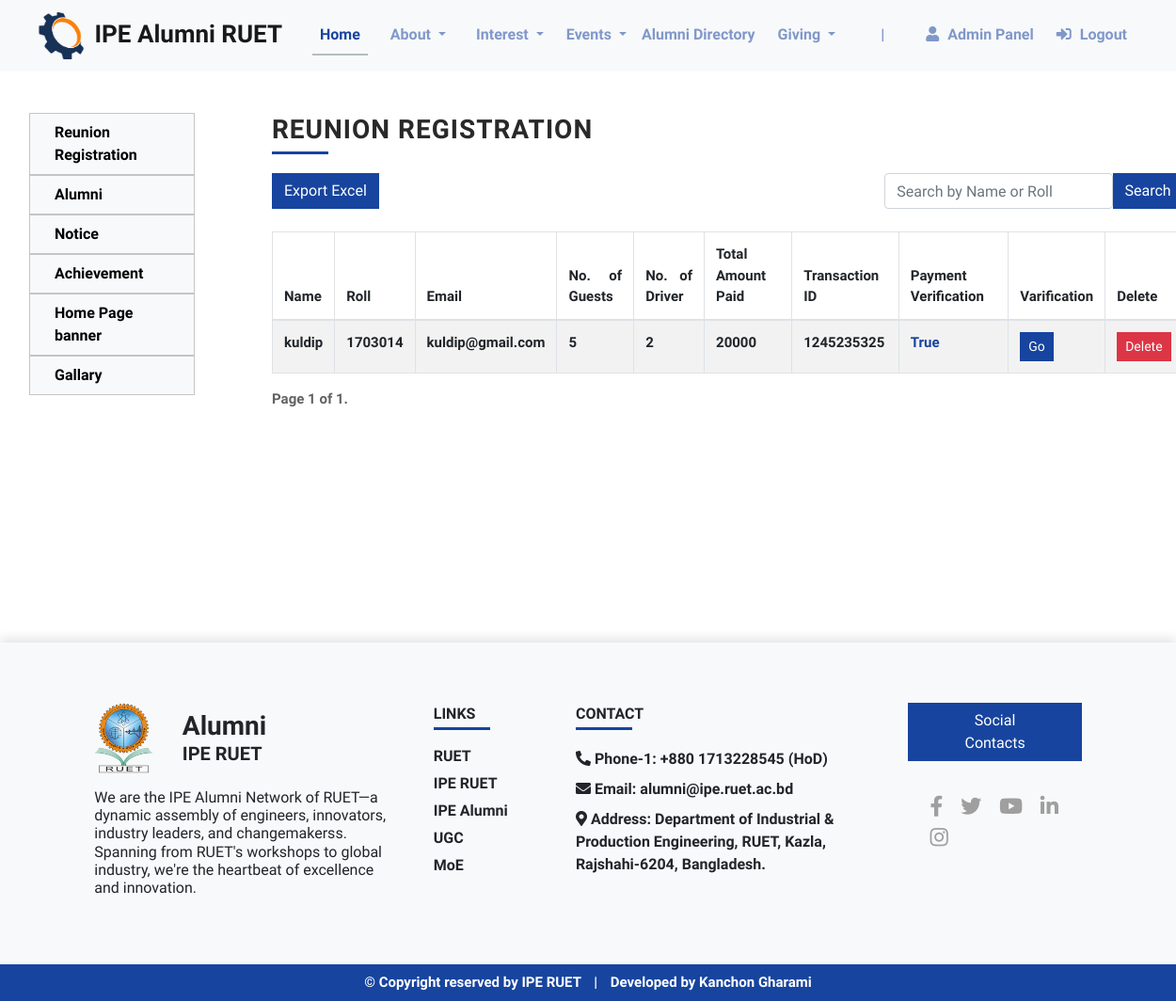
Before: /admin_dashboard/ (signed in) with the older database file.
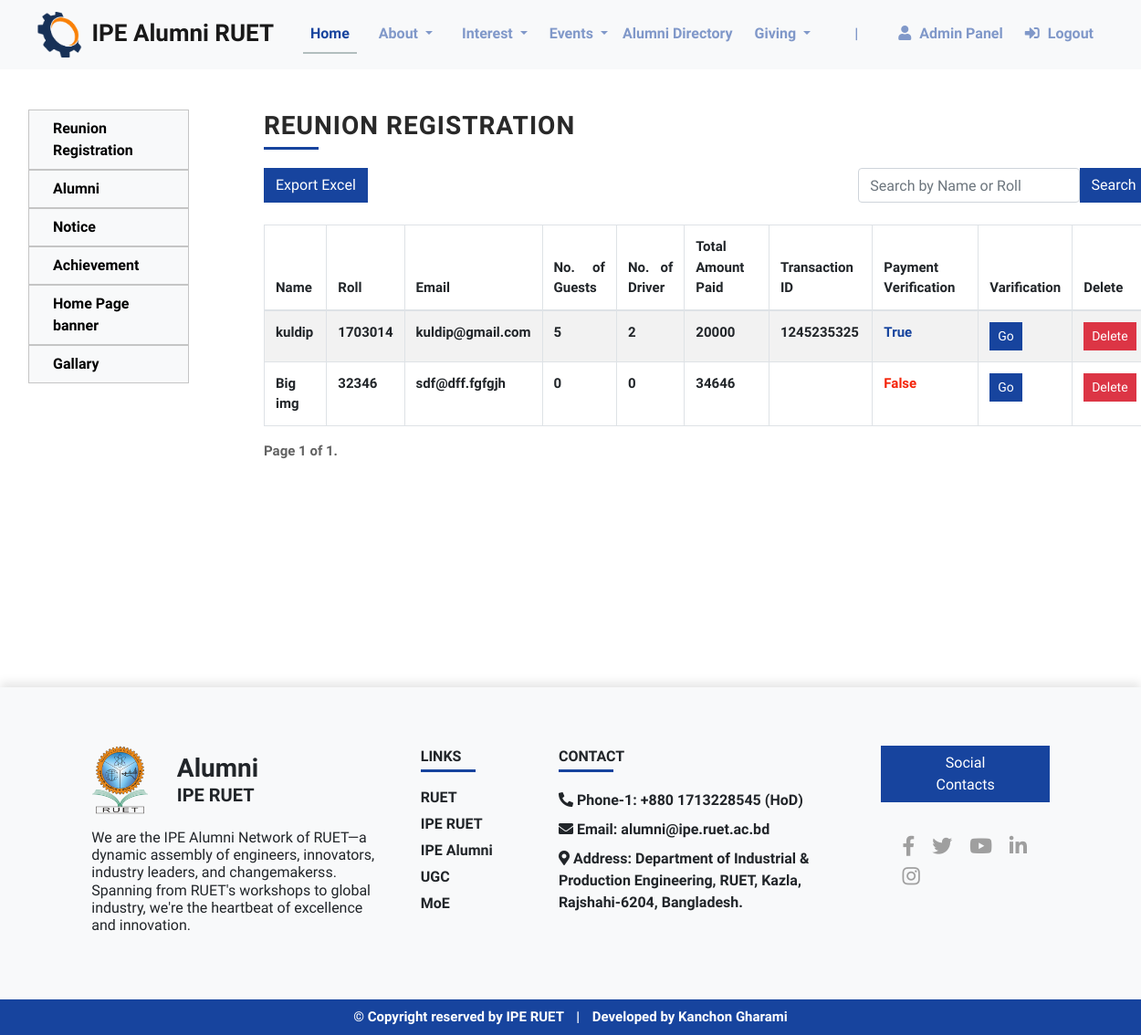
After: the same page with the newer database file.
### app/models.py (models this page shows, shortened)
class ReunionRegistration(models.Model):
    phone_regex = RegexValidator(
        regex=r'^\+?([0-9]{1,3})?[-. ]?([0-9]{1,4})[-. ]?([0-9]{1,4})[-. ]?([0-9]{1,9})$',
        message="Enter a valid international phone number."
    )
    name = models.CharField(max_length=255, null=False, blank=False)
    email = models.EmailField(_('email address'), unique=True, blank=False, null=False)
    roll_number = models.IntegerField(
        null=False, blank=False, unique=True,
        validators=[MinValueValidator(0), MaxValueValidator(9999999)]
    )
    number_of_guests = models.IntegerField(
        null=True, blank=True, default=0,
        validators=[MinValueValidator(0), MaxValueValidator(9)]
    )
    driver = models.IntegerField(
        null=True, blank=True, default=0,
        validators=[MinValueValidator(0), MaxValueValidator(3)]
    )
    total_amount_paid = models.IntegerField(null=False, blank=False)
    upload_payment_slip = models.ImageField(upload_to='payment_slips/', null=True, blank=True)
    is_payment_varified = models.BooleanField(default=False)
    transaction_id = models.CharField(max_length=100, null=True, blank=True)
    phone_no = models.CharField(
        validators=[phone_regex],
        max_length=18,
        null=True, blank=True
    )

### app/decorators.py (the view)
    def _wrapped_view(request, *args, **kwargs):
        if request.user.is_authenticated:
            if request.user.is_admin:
                return view_func(request, *args, **kwargs)
            else:
                return HttpResponseForbidden("You don't have permission to access this page.")
        else:
            return HttpResponseForbidden("You are not authenticated.")

### app/views.py (called while the page is built, shortened)
@user_is_admin
def admin_dashboard(request):
    search_query = request.GET.get('search', '')
    if search_query:
        reunion_registrations = ReunionRegistration.objects.filter(
            Q(name__icontains=search_query) |
            Q(roll_number__icontains=search_query)
        )
    else:
        reunion_registrations = ReunionRegistration.objects.all()
    paginator = Paginator(reunion_registrations, 10) # Show 10 entries per page
    page_number = request.GET.get('page')
    page_obj = paginator.get_page(page_number)
    context = {
        'page_obj': page_obj,
        'search_query': search_query,
    }
    return render(request, 'admin_dashboard.html', context)

### templates/admin_dashboard.html (shortened to what this page needs)
<!DOCTYPE html>
{% extends 'base.html' %}
{% load static %}
{% block content %}
<div class="container-fluid my-5">
    <div class="row m-0">
      <nav id="sidebarNav" class="col-md-3 col-lg-2 d-md-block sidebar collapse position-fixed custom-sidebar p-0 px-3">
        {% include "admin_sidepannel.html" %}
      </nav>
      <div class="col-md-9 ms-sm-auto col-lg-10 px-md-4 sidebar_show_content">
        <div id="reunion_registration">
            <p class="my_title mb-4">
                <span class="underline_span_left">Reunion Registration</span>
            </p>
            <form method="get" class="mt-4">
              <div class="form-group row m-0 my-3">
                <a href="{% url 'app:export_excel' %}" class="btn btn-primary btn-blue my-2">Export Excel</a>
                <input type="text" class="form-control col-xl-3 ml-auto my-2" name="search" value="{{ search_query }}" placeholder="Search by Name or Roll">
                <button type="submit" class="btn btn-primary btn-blue" style="height: 38px; margin-top: 8px;">Search</button>
              </div>
            </form>
            <div class="table-responsive">
              <table class="table table-bordered table-striped">
                  <thead>
                      <tr>
                          <th>Name</th>
                          <th>Roll</th>
                          <th>Email</th>
                          <th>No. of Guests</th>
                          <th>No. of Driver</th>
                          <th>Total Amount Paid</th>
                          <th>Transaction ID</th>
                          <th>Payment Verification</th>
                          <th>Varification</th>
                          <th>Delete</th>
                      </tr>
                  </thead>
                  <tbody>
                      {% for obj in page_obj %}
                      <tr>
                          <td>{{ obj.name }}</td>
                          <td>{{ obj.roll_number }}</td>
                          <td>{{ obj.email }}</td>
                          <td>{{ obj.number_of_guests }}</td>
                          <td>{{ obj.driver }}</td>
                          <td>{{ obj.total_amount_paid }}</td>
                          <td>{{ obj.transaction_id }}</td>
                          {% if obj.is_payment_varified %}
                          <td class="text-blue">{{ obj.is_payment_varified }}</td>
                          {% else %}
                          <td class="text-red">{{ obj.is_payment_varified }}</td>
                          {% endif %}
                          <td>
                              <button type="button" class="btn btn-sm btn-primary btn-blue" data-toggle="modal" data-target="#detailModal{{ obj.id }}">Go</button>
                          </td>
                          <td>
                            <form method="post" action="{% url 'app:admin_dashboard' %}">
                              <input type="submit" class="btn btn-sm btn-danger" value="Delete" onclick="return confirm('Are you sure you want to delete this registration?')">
                            </form>
                          </td>
                      </tr>
                      {% endfor %}
                  </tbody>
              </table>
            </div>
            <div class="pagination">
                <span class="step-links">
                    <span class="current">
                        Page {{ page_obj.number }} of {{ page_obj.paginator.num_pages }}.
                    </span>
                </span>
            </div>
        </div>
        <div style="height: 80px;"></div>
      </div>
    </div>
</div>
{% endblock %}

Changed rows visible on the page:
added ReunionRegistration: name "Big img", roll_number "32346", email "sdf@dff.fgfgjh", number_of_guests "0", driver "0", total_amount_paid "34646", is_payment_varified "False"
